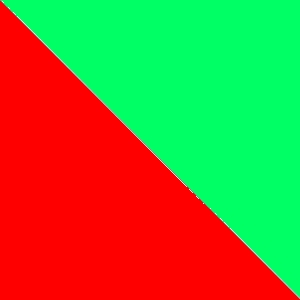
#> input picture image_inpanting/merah_hijau.jpg, 300 x 300 px
$ python masking.py
#> lines starting #> are read from the running program, lines starting #| are printed output that depends on the picture; after the words box and inside, x2 and y2 are one past the last pixel; in counts of white or black regions, pixels touching at a corner belong together
from PIL import Image, ImageDraw
import numpy as np

image_path = "merah_hijau.jpg"
image = Image.open(image_path).convert("RGB")
#> image is the input picture: PIL image 300x300 RGB; mean R, G, B 127.9, 127.1, 51

w, h = image.size
#> w = 300; h = 300

mask = Image.new("L", (w, h), 0)
#> mask: PIL image 300x300 L; every value is 0
draw = ImageDraw.Draw(mask)

box_w, box_h = w // 3, h // 3
#> box_w = 100; box_h = 100
x1, y1 = (w - box_w) // 2, (h - box_h) // 2
#> x1 = 100; y1 = 100
x2, y2 = x1 + box_w, y1 + box_h
#> x2 = 200; y2 = 200
draw.rectangle([x1, y1, x2, y2], fill=255)

masked_array = np.array(image)
masked_array[y1:y2, x1:x2] = [0, 0, 0]
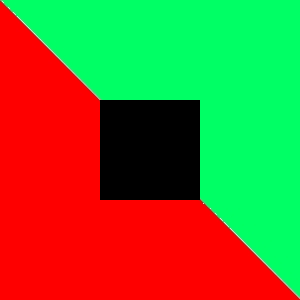
#> masked_array: shape (300, 300, 3); 11.11% of pixels changed, all inside (x1, y1, x2, y2) = (100, 100, 200, 200)
masked_image = Image.fromarray(masked_array)

mask.save("empty_mask.png")
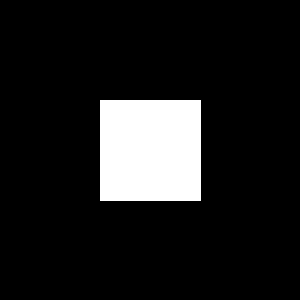
#> saved as empty_mask.png: PIL image 300x300 L; 11.3% white; 1 white region, box (x1, y1, x2, y2) and area: (100, 100, 201, 201) 10201
masked_image.save("masked_center.png")
